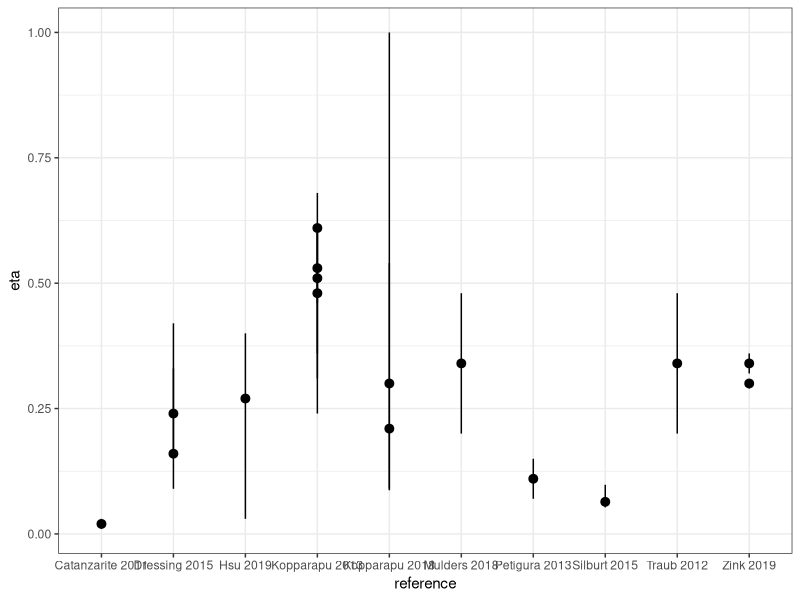
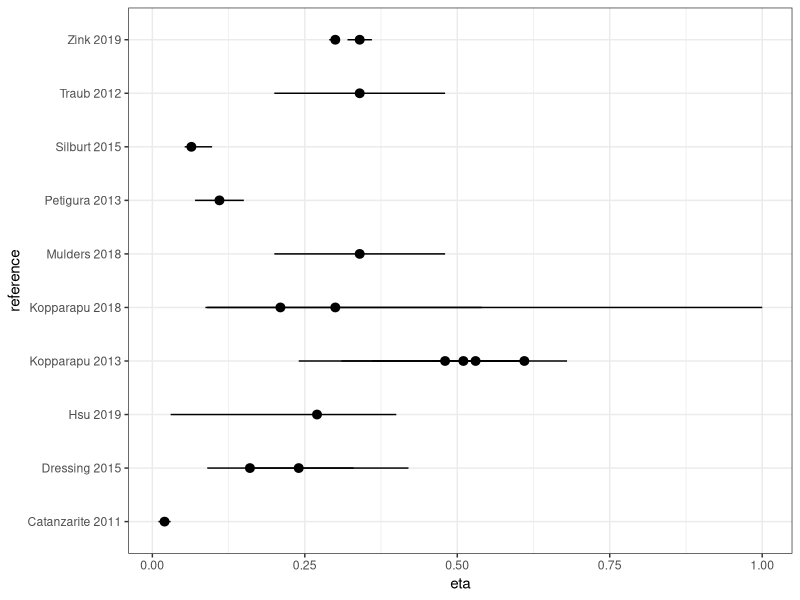
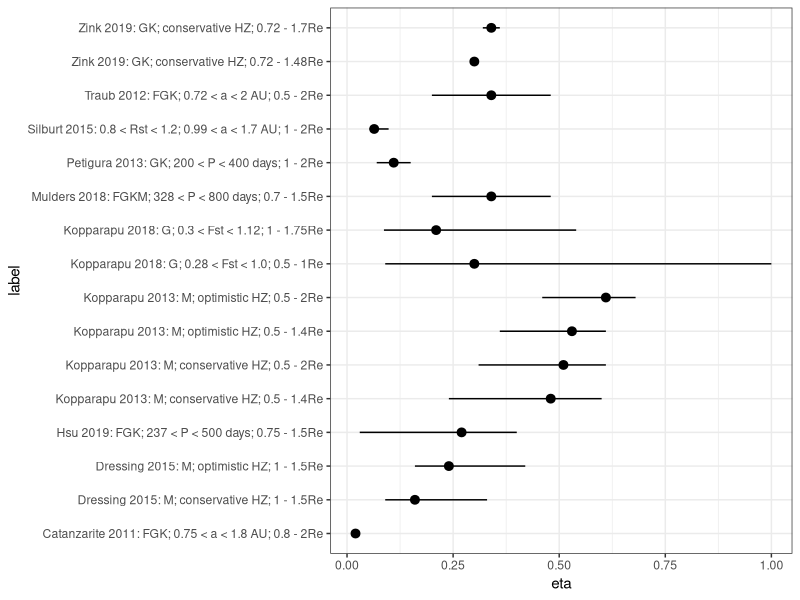
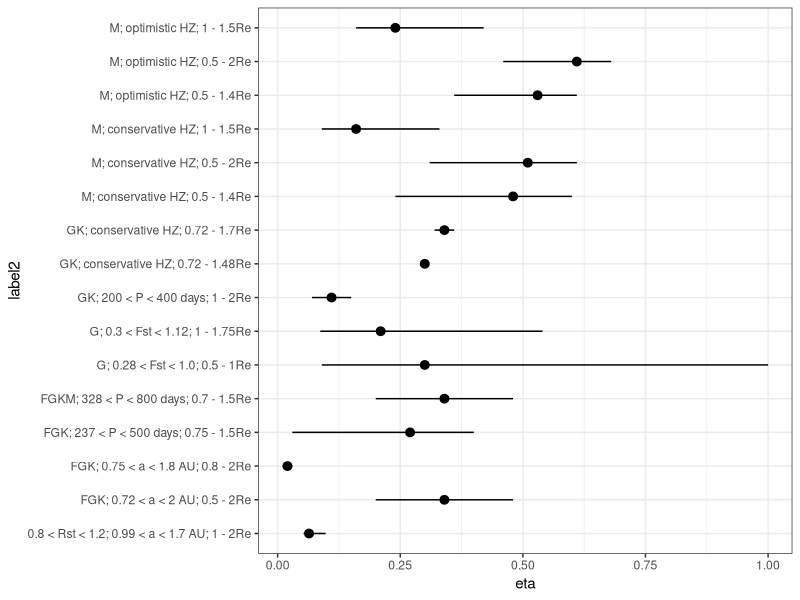
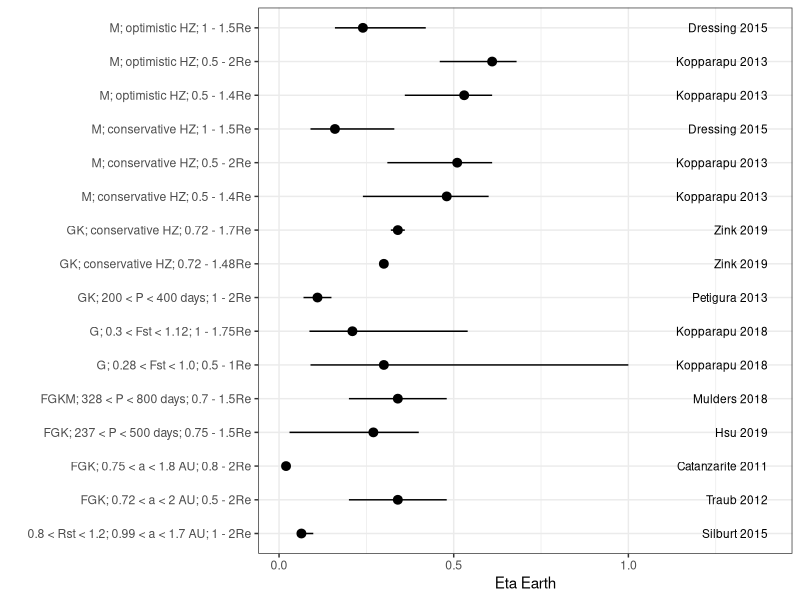

Recreate these plots in R, in order.
## ---- chunk 1
knitr::opts_chunk$set(echo = TRUE)

require(ggplot2)
require(hexbin)
require(scales)
require(dplyr)
require(tidyverse)
require(readr)
require(RColorBrewer)
require(ggforce)
require(ggthemes)
require(gridExtra)
myecho=FALSE
knitr::opts_knit$set(root.dir = '../.')

## ---- chunk 2
rates <- read_csv("inputs/eta_earth_summary.csv")
## ---- chunk 3
rates <- rates[order(rates$stellar_types,rates$HZ_definition, rates$size_range, rates$year,rates$reference),]
## ---- chunk 4
baseplot <- ggplot(rates) + theme_bw()
p1 <- baseplot + geom_pointrange(aes(x=reference,y=eta, ymin=eta-Lsigma,ymax=eta+Usigma))
print(p1)

p1 <- p1 + coord_flip()
print(p1)

## ---- chunk 5
rates$label <- paste(rates$reference,": ", rates$stellar_types, "; ", rates$HZ_definition, "; ", 
                     rates$size_range,"Re", sep="")
rates$label2 <- paste(rates$stellar_types, "; ", rates$HZ_definition, "; ", 
                     rates$size_range,"Re", sep="")
## ---- chunk 6
baseplot <- ggplot(rates) + theme_bw()
p1 <- baseplot + geom_pointrange(aes(x=label,y=eta, ymin=eta-Lsigma,ymax=eta+Usigma))
p1 <- p1 + coord_flip()
print(p1)

baseplot <- ggplot(rates) + theme_bw()
p1 <- baseplot + geom_pointrange(aes(x=label2,y=eta, ymin=eta-Lsigma,ymax=eta+Usigma))
#p1 <- p1 + geom_text(aes(x=label2,y=1.4,label=reference),hjust="inward")
p1 <- p1 + coord_flip()
print(p1)

baseplot <- ggplot(rates) + theme_bw()
p1 <- baseplot + geom_pointrange(aes(x=label2,y=eta, ymin=eta-Lsigma,ymax=eta+Usigma))
p1 <- p1 + geom_text(aes(x=label2,y=1.4,label=reference),hjust="inward", size=3)
p1 <- p1 + ylab("Eta Earth") + xlab("")
p1 <- p1 + coord_flip()
print(p1)



